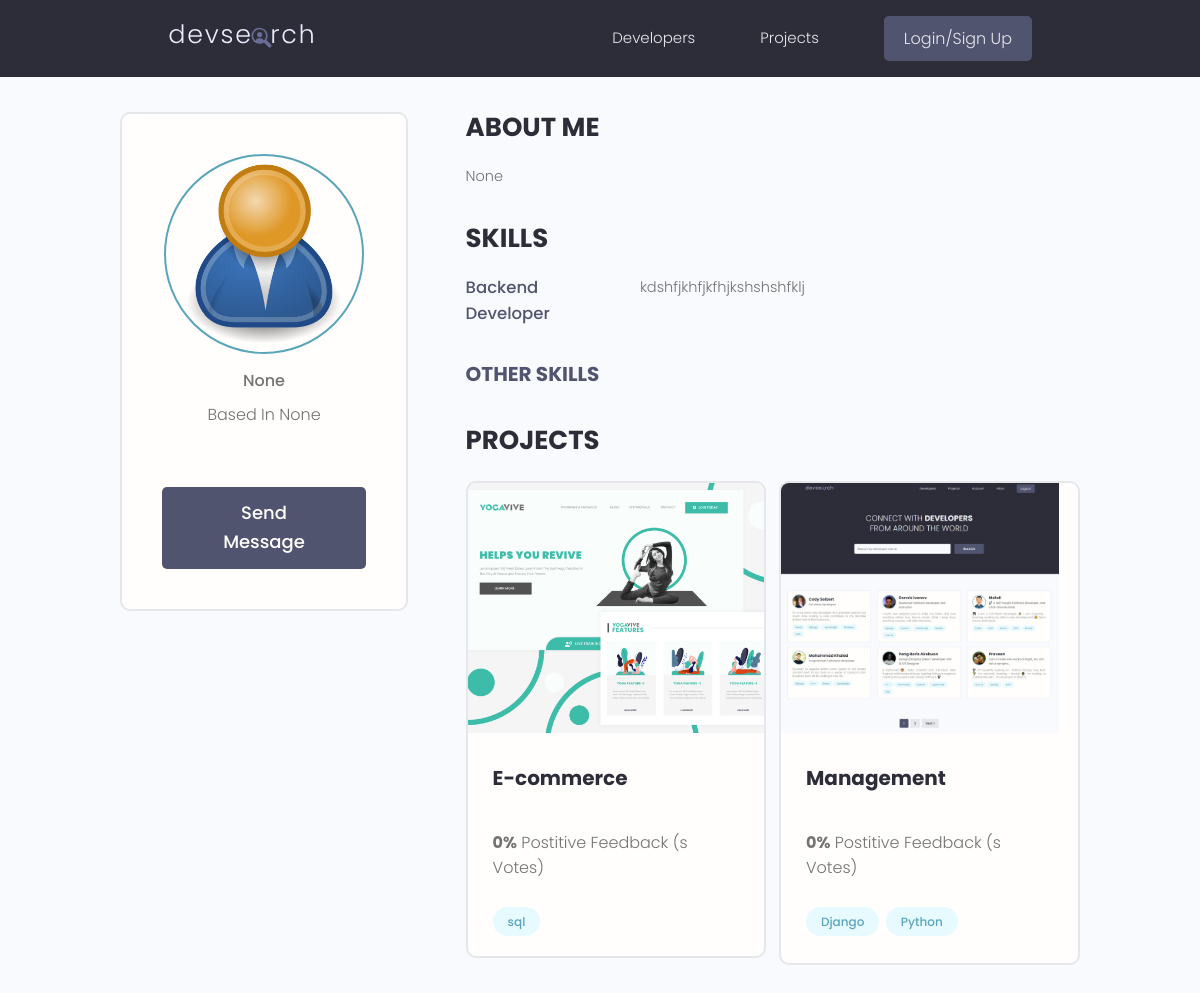
The app's page /user-profile/9172fb01d38f4c8d8f87e83fb48400e3/ with its own data.
### users/models.py (models this page shows, shortened)
class Profile(models.Model):
    user            = models.OneToOneField(User, on_delete=models.CASCADE, null=True, blank=True)#when a user is delete it, delete the profile
    name            = models.CharField(max_length=200, blank=True, null=True)
    username        = models.CharField(max_length=200, blank=True, null=True)
    location        = models.CharField(max_length=200, blank=True, null=True)
    email           = models.EmailField(max_length=500, blank=True, null=True)
    short_intro     = models.CharField(max_length=200, blank=True, null=True)
    bio             = models.TextField(blank=True, null=True)
    profile_image   = models.ImageField(null=True, blank=True, upload_to='profiles/', default='profiles/user-default.png')
    social_github   = models.CharField(max_length=200, blank=True, null=True)
    social_twiter   = models.CharField(max_length=200, blank=True, null=True)
    social_facebook = models.CharField(max_length=200, blank=True, null=True)
    social_linkedin = models.CharField(max_length=200, blank=True, null=True)
    social_youtube  = models.CharField(max_length=200, blank=True, null=True)
    social_website  = models.CharField(max_length=200, blank=True, null=True)
    create          = models.DateTimeField(auto_now_add=True)
    id              = models.UUIDField(default=uuid.uuid4, unique=True, primary_key=True, editable=False)
    class Meta:
        ordering = ['create']
    @property
    def image_url(self):
        try:
            img = self.profile_image.url
        except:
            img = ''
        return img

class Skill(models.Model):
    owner       = models.ForeignKey(Profile, on_delete=models.CASCADE, null=True, blank=True)
    skill_name  = models.CharField(max_length=200, blank=True, null=True)
    description = models.TextField(blank=True, null=True)
    create      = models.DateTimeField(auto_now_add=True)
    id          = models.UUIDField(default=uuid.uuid4, unique=True, primary_key=True, editable=False, max_length=36)

### projects/models.py (models this page shows, shortened)
class Project(models.Model):
    owner       = models.ForeignKey(Profile, null=True, blank=True, on_delete=models.CASCADE)
    title       = models.CharField(max_length=200)
    description = models.TextField(null=True, blank=True)
    feature_image = models.ImageField(null=True, blank=True, default='default.jpeg')
    demo_link   =  models.CharField(max_length=2000, null=True, blank=True)
    source_link = models.CharField(max_length=2000, null=True, blank=True)
    tags        = models.ManyToManyField('Tag', blank=True)
    vote_total  = models.IntegerField(default=0, null=True, blank=True)
    vote_ratio  = models.IntegerField(default=0, null=True, blank=True)
    create      = models.DateTimeField(auto_now_add=True)
    id          = models.UUIDField(default=uuid.uuid4, unique=True, primary_key=True, editable=False)
    class Meta:
        ordering = ['-vote_ratio', '-vote_total', 'title']
    @property
    def image_url(self):
        try:
            img = self.feature_image.url
        except:
            img = ''
        return img

class Tag(models.Model):
    name  = models.CharField(max_length=200,)
    create = models.DateTimeField(auto_now_add=True)
    id    = models.UUIDField(default=uuid.uuid4, unique=True, primary_key=True, editable=False)
    def __str__(self):
        return self.name

### users/views.py (the view)
# urls.py: path('user-profile/<str:pk>/', user_profile, name='userprofile'),
def user_profile(request, pk):
    user_profile = Profile.objects.get(id=pk)
    skills = user_profile.skill_set.exclude(description='')
    otherskills = user_profile.skill_set.filter(description='')
    context = {'profile': user_profile, 'skills': skills, 'otherskills': otherskills}
    return render(request, 'users/user-profile.html', context)

### users/templates/users/user-profile.html (shortened to what this page needs)
{% extends 'base.html'%}
{% block content %}
<main class="profile my-md">
    <div class="container">
      <div class="layout">
        <div class="column column--1of3">
          <div class="card text-center">
            <div class="card__body dev">
              <img class="avatar avatar--xl" src="{{profile.image_url}}" />
              <p class="dev__title">{{profile.short_intro}}</p>
              <p class="dev__location">Based In {{profile.location}}</p>
                {% if request.user.profile.id != profile.id %}
              <a href="{% url 'send_message' profile.id %}" class="btn btn--sub btn--lg">Send Message</a>
              {% endif %}
            </div>
          </div>
        </div>
        <div class="column column--2of3">
          <div class="devInfo">
            <h3 class="devInfo__title">About Me</h3>
            <p class="devInfo__about">{{profile.bio}} </p>
          </div>
          <div class="devInfo">
            <h3 class="devInfo__title">Skills</h3>
            {% for skill in skills %}
            <div class="devInfo__skills">
              <div class="devSkill">
                <h4 class="devSkill__title">{{skill.skill_name}}</h4>
                <p class="devSkill__info">{{skill.description}}</p>
              </div>
              {% endfor %}
              <h3 class="devInfo__subtitle">Other Skills</h3>
            </div>
          </div>
          <div class="devInfo">
            <h3 class="devInfo__title">Projects</h3>
            <div class="grid grid--two">
                {% for project in profile.project_set.all %}
              <div class="column">
                <div class="card project">
                  <a href="{% url 'project' project.id %}" class="project">
                    <img class="project__thumbnail" src="{{project.image_url}}" alt="project thumbnail" />
                    <div class="card__body">
                      <h3 class="project__title">{{project.title}}</h3>
                      <p><a class="project__author" href="{% url 'userprofile' project.owner.id%}">{{project.owner.name}}</a></p>
                      <p class="project--rating">
                        <span style="font-weight: bold;">{{project.vote_ratio}}%</span> Postitive
                        Feedback ({{project.vote_total|pluralize:'s'}} Votes)
                      </p>
                      <div class="project__tags">
                          {%for tag in project.tags.all%}
                        <span class="tag tag--pill tag--main">
                          <small>{{tag}}</small>
                        </span>
                        {%endfor%}
                      </div>
                    </div>
                  </a>
                </div>
              </div>
              {% endfor %}
            </div>
          </div>
        </div>
      </div>
    </div>
  </main>
{% endblock %}

### static/styles/app.css (style rules this page uses)
:root { --color-sub: #2d2d39; }
.btn--sub { background-color: var(--color-sub-light); }
.card { border: 2px solid var(--color-light); }
img { width: 100%; }
.profile .card > .dev { padding: 4rem; }
.dev__title { font-size: 1.6rem; font-weight: 500; line-height: 1.3; }
.dev__location { margin-top: 1rem; }
.devInfo { margin-bottom: 3rem; }
.devInfo__title, .devInfo__subtitle { font-size: 2.6rem; color: var(--color-sub); text-transform: uppercase; font-weight: 700; margin-bottom: 1.5rem; }
.devInfo__subtitle { font-size: 2rem; color: var(--color-sub-light); }
.devInfo__about, .devSkill__info { font-size: 1.45rem; line-height: 1.7; text-align: justify; }
.devSkill { margin-bottom: 3rem; }
.devSkill__title { font-size: 1.65rem; font-weight: 500; color: var(--color-sub-light); }
@media screen and (min-width: 700px) { .devSkill { display: flex; justify-content: space-between; gap: 3rem; } }
@media screen and (min-width: 700px) { .devSkill__info { flex-basis: 80%; } }
.project--rating { margin-bottom: 1.6em; margin-top: .5em; }
.project__thumbnail { height: 25rem; object-fit: cover; object-position: top center; }
.project__title { font-size: 2rem; font-weight: 700; color: var(--color-sub); }

### static/uikit/styles/modules/_variables.css (style rules this page uses)
:root { --color-main: #5aa5b9; --color-main-light: #e6faff; --color-sub: #3f4156; --color-sub-light: #51546e; --color-sub-lighter: #ededfd; --color-text: #737373; --color-gray: #8b8b8b; --color-light: #e5e7eb; --color-light-gray: #767676; --color-bg: #f8fafd; --color-white: #fffefd; --color-white-light: #f3f3f3; --color-success: #359e64; --color-success-bg: #def8e8; --color-error: #fc4b0b; --color-error-bg: #fff2ee; --font-base: 'Poppins', arial, helvetica, 'Segoe UI', roboto, ubuntu, sans-serif; --font-monospace: 'Fira Code', 'Courier New', courier, monospace; --font-regular: 300; --font-medium: 500; --font-bold: 700; --generic-shadow: 1px 1px 5px #00000010; --generic-transition: all 0.3s ease-in-out; }

### static/uikit/styles/modules/_base.css (style rules this page uses)
* { margin: 0; padding: 0; box-sizing: border-box; text-rendering: optimizeLegibility; color: inherit; font-size: inherit; }
html { font-size: 50%; }
@media only screen and (min-width: 480px) { html { font-size: 56.25%; } }
@media only screen and (min-width: 1200px) { html { font-size: 62.5%; } }
body { line-height: 1.6; font-weight: 400; font-size: 1.5rem; color: var(--color-text); background-color: var(--color-bg); min-height: 100vh; }

### static/uikit/styles/modules/_typography.css (style rules this page uses)
* { font-family: var(--font-base); }
h3 { font-size: 3.2rem; font-weight: var(--font-medium); }
h4 { font-size: 2.8rem; font-weight: var(--font-medium); }
p, span, strong { font-size: 1.6rem; color: var(--color-text); font-weight: var(--font-regular); }
a { padding-bottom: 2px; text-decoration: none; display: inline-block; color: var(--color-main); font-weight: var(--font-medium); }

### static/uikit/styles/modules/_utilities.css (style rules this page uses)
.container { width: 92%; max-width: 165rem; margin: 0 auto; box-sizing: border-box; }
@media screen and (min-width: 1000px) { .container { width: 90%; } }
@media screen and (min-width: 1200px) { .container { width: 80%; } }
.text-center { text-align: center; }
.my-md { margin: 3rem auto; }

### static/uikit/styles/modules/_avatar.css (style rules this page uses)
.avatar { border-radius: 50%; border: 2px solid var(--color-main); object-fit: cover; }
.avatar--xl { height: 20rem; width: 20rem; }

### static/uikit/styles/modules/_button.css (style rules this page uses)
.btn { display: inline-block; position: relative; cursor: pointer; background-color: var(--color-light); font-weight: var(--font-medium); color: var(--color-sub); text-decoration: none; padding: 1rem 2rem; border-radius: 0.5rem; border: none; width: -webkit-fit-content; width: -moz-fit-content; width: fit-content; height: -webkit-fit-content; height: -moz-fit-content; height: fit-content; font-size: 1.6rem; outline-width: 0; outline-color: transparent; -webkit-backface-visibility: hidden; backface-visibility: hidden; transition: all 0.3s ease-in-out; }
.btn--sub { background-color: var(--color-sub); color: var(--color-white); }
.btn--lg { font-size: 1.8rem; padding: 1.2rem 4.5rem; }

### static/uikit/styles/modules/_card.css (style rules this page uses)
.card { border-radius: 1rem; background-color: var(--color-white); border: 1.5px solid var(--color-light); width: auto; height: auto; margin-top: 0.5rem; margin-bottom: 0.5rem; overflow: hidden; }
.card__body, .card__header { padding: 2rem 2.5rem; }

### static/uikit/styles/modules/_layout.css (style rules this page uses)
.layout { display: flex; flex-flow: row wrap; justify-content: space-between; }
.layout > .column { margin-bottom: 3rem; }
.layout > .column.column--1of3 { flex-basis: 30%; }
.layout > .column.column--2of3 { flex-basis: 64%; }

### records on screen
Profile: image_url (placeholder picture), short_intro "None", location "None", bio "None"
Skill: skill_name "Backend Developer", description "kdshfjkhfjkfhjkshshshfklj"
Project: image_url (picture), title "E-commerce", vote_ratio "0"
Tag: name "sql"
Project: image_url (picture), title "Management", vote_ratio "0"
Tag: name "Django"
Tag: name "Python"
